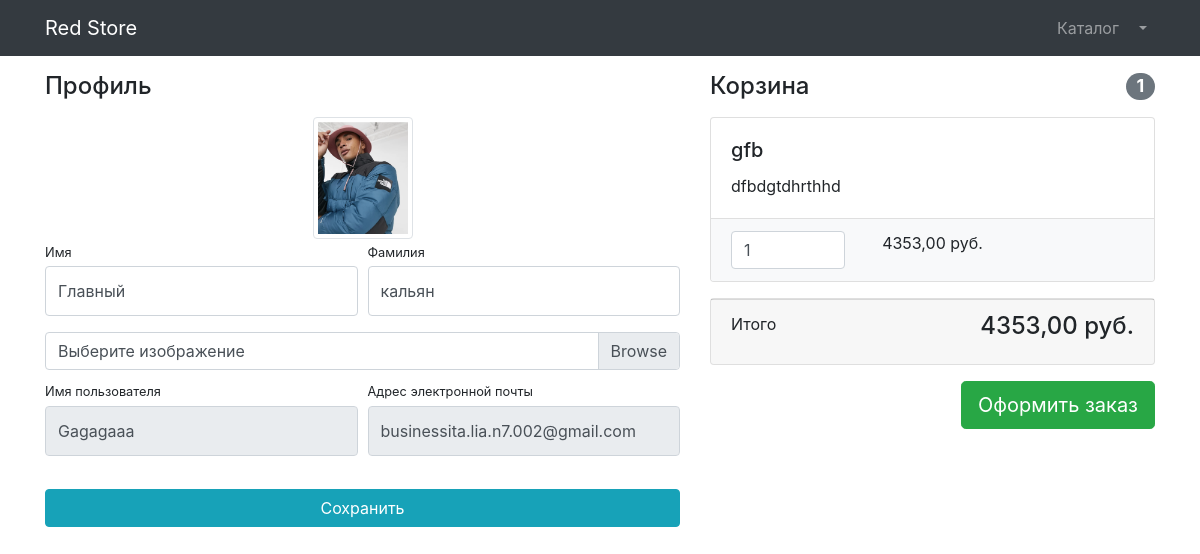
Screenshot of /user/profile/ (signed in) with the database file from the repository.
### users/models.py (models this page shows)
class User(AbstractUser):
    image = models.ImageField(upload_to='users_images', null=True, blank=True)

### products/models.py (models this page shows, shortened)
class Basket(models.Model):
    user = models.ForeignKey(to=User, on_delete=models.CASCADE)
    product = models.ForeignKey(to=Product, on_delete=models.CASCADE)
    quantity = models.PositiveSmallIntegerField(default=0)
    created_timestamp = models.DateTimeField(auto_now_add=True)
    objects = BasketQuerySet.as_manager()
    def sum(self):
        return self.product.price * self.quantity

class Product(models.Model):
    name = models.CharField(max_length=256)
    description = models.TextField()
    price = models.DecimalField(max_digits=10, decimal_places=2)
    quantity = models.PositiveIntegerField(default=0)
    image = models.ImageField(upload_to='products_images')
    category = models.ForeignKey(to=ProductCategory, on_delete=models.PROTECT)
    class Meta:
        verbose_name = 'Продукт'
        verbose_name_plural = 'Продукты'

### users/views.py (the view)
# urls.py: path("profile/", profile, name='profile'),
@login_required
def profile(request):
    if request.method == 'POST':
        form = UserProfileForm(instance=request.user, data=request.POST, files=request.FILES)
        if form.is_valid():
            form.save()
            return HttpResponseRedirect(reverse('users:profile'))
    else:
        form = UserProfileForm(instance=request.user)
    context = {'title' : 'Red Store - Профиль',
            'form' : form,
            'baskets' : Basket.objects.filter(user=request.user)
            }
    return render(request, "users/profile.html", context)

### users/forms.py
class UserProfileForm(UserChangeForm):
    first_name = forms.CharField(widget=forms.TextInput(attrs={
        'class' : "form-control py-4"
    }))
    last_name = forms.CharField(widget=forms.TextInput(attrs={
        'class' : "form-control py-4"
    }))
    image = forms.ImageField(widget=forms.FileInput(attrs={
        'class' : "custom-file-input"
    }), required=False)
    username = forms.CharField(widget=forms.TextInput(attrs={
        'class' : "form-control py-4", 'readonly' : True
    }))
    email = forms.CharField(widget=forms.TextInput(attrs={
        'class' : "form-control py-4", 'readonly' : True
    }))
    class Meta:
        model = User
        fields = ('first_name', 'last_name', 'image', 'username', 'email')

### products/models.py (called while the page is built)
    def total_sum(self):
        return sum([basket.sum() for basket in self])

    def total_quantity(self):
        return sum([basket.quantity for basket in self])

### users/templates/users/profile.html (shortened to what this page needs)
{% extends 'products/base.html' %}
{% load static %}
{% block css %}
    <link href="{% static 'vendor/css/profile.css' %}" rel="stylesheet">
{% endblock %}
{% block content %}
    <div class="container">
        <div class="row">
            <div class="col-lg-7">
                <h4 class="mt-3 mb-3">Профиль</h4>
                <div class="col-lg-12 text-center">
                    <img width="100" height="100"
                         src="{% if user.image %} {{ user.image.url }} {% else %} {% static 'vendor/img/users/default_avatar.jpg' %} {% endif %}"
                         class="img-thumbnail">
                </div>
                <form action="{% url 'users:profile' %}" method="post" enctype="multipart/form-data">
                    <div class="form-row">
                        <div class="col-lg-6">
                            <div class="form-group">
                                <label class="small mb-1" for="{{ form.first_name.id_for_label }}">Имя</label>
                                {{ form.first_name }}
                            </div>
                        </div>
                        <div class="col-lg-6">
                            <div class="form-group">
                                <label class="small mb-1" for="{{ form.last_name.id_for_label }}">Фамилия</label>
                                {{ form.last_name }}
                            </div>
                        </div>
                    </div>
                    <div class="form-row mb-2">
                        <div class="col-lg-12">
                            <div class="custom-file">
                                <label class="custom-file-label" for="{{ form.image.id_for_label }}">
                                    Выберите изображение
                                </label>
                            </div>
                        </div>
                    </div>
                    <div class="form-row">
                        <div class="col-lg-6">
                            <label class="small mb-1" for="{{ form.username.id_for_label }}">Имя пользователя</label>
                            {{ form.username }}
                        </div>
                        <div class="col-lg-6">
                            <label class="small mb-1" for="{{ form.email.id_for_label }}">
                                Адрес электронной почты
                            </label>
                            {{ form.email }}
                        </div>
                    </div>
                <div class="form-row">
                    <div class="col-lg-12" style="margin-top: 33px;">
                        <input class="btn btn-info btn-block" type="submit" value="Сохранить">
                    </div>
                </div>
            </form>
        </div>
        <div class="col-lg-5">
            {% include 'products/baskets.html' %}
        </div>
    </div>
</div>
{% endblock %}

### products/templates/products/baskets.html (shortened to what this page needs)
{% if baskets %}
    <h4 class="mt-3 mb-3 d-flex justify-content-between align-items-center mb-3">
        Корзина <span class="badge badge-secondary badge-pill">{{ baskets.total_quantity }}</span>
    </h4>
    {% for basket in baskets %}
    <div class="card mb-3">
    <div class="card-body">
        <h5 class="card-title">{{ basket.product.name }}</h5>
        <p class="card-text">{{ basket.product.description }}</p>
    </div>
    <ul class="list-group list-group-flush">
        <li class="list-group-item bg-light">
            <div class="row text-center">
                <div class="col-lg-4">
                    <input name="basketID" type="number" class="form-control"
                           value="{{ basket.quantity }}" min="0">
                </div>
                <div class="col-lg-4">{{ basket.sum }} руб.</div>
                <div class="col-lg-4">
                </div>
            </div>
        </li>
    </ul>
    </div>
    {% endfor %}
    <div class="card mb-3">
    <div class="card-footer">
        <p class="float-left">Итого</p>
        <h4 class="float-right">{{ baskets.total_sum }} руб.</h4>
    </div>
    </div>
    <a class="btn btn-success btn-lg float-right" href="{% url 'orders_:create_order'  %}">
    Оформить заказ
    </a>
{% else %}
    <h4 class="mt-3 mb-3 text-center">
    Корзина пустая
    </h4>
{% endif %}

### rows the page displays
User: image (picture), first_name "Главный", last_name "кальян", username "Gagagaaa", email "businessita.lia.n7.002@gmail.com"
Basket: total_quantity "1", product.name "gfb", product.description "dfbdgtdhrthhd", basketID "1", sum "4353,00", total_sum "4353,00"
